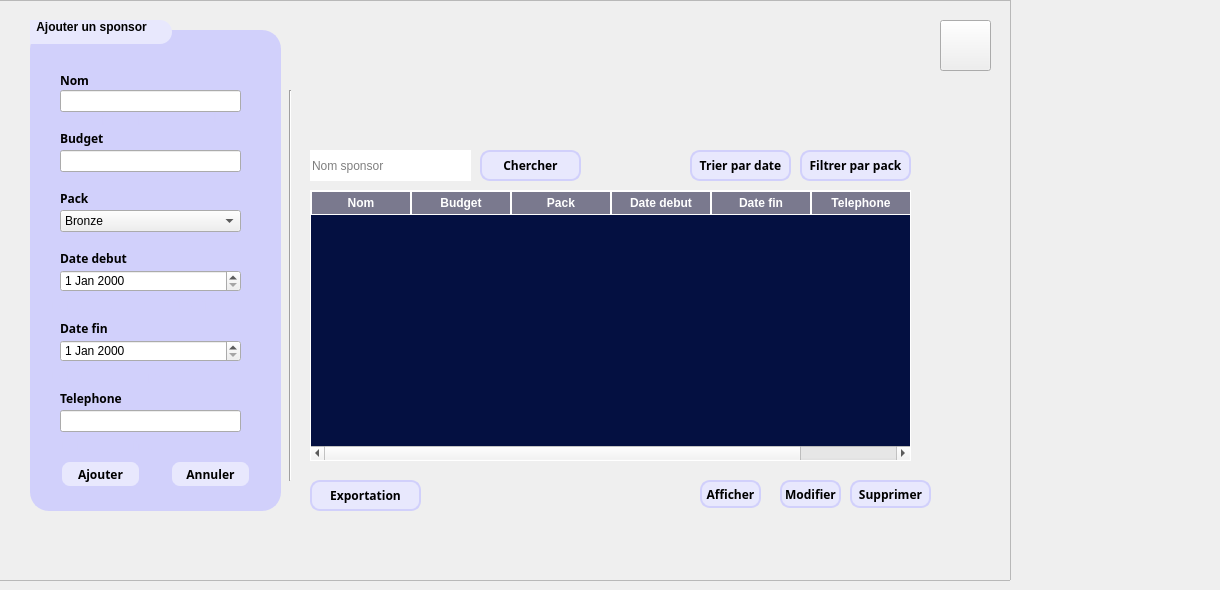
      <widget class="QWidget" name="tab_38">
       <attribute name="title">
        <string>Page</string>
       </attribute>
       <widget class="QTableWidget" name="tableWidget_S">
        <property name="geometry">
         <rect>
          <x>310</x>
          <y>190</y>
          <width>601</width>
          <height>271</height>
         </rect>
        </property>
        <property name="styleSheet">
         <string notr="true">/* Apply styles to the entire QTableWidget */
QTableWidget {
    background-color: #041041; /* Set background color for the entire table */
    color: white; /* Set text color */
    font-family: &quot;Space Grotesk&quot;; /* Set font family */
    border: 1px solid white; /* Set border color for the entire table */
    gridline-color: transparent; /* Remove default grid lines */
}

/* Apply styles to the header items in the QTableWidget */
QHeaderView::section {
    background-color: #7A798E; /* Set background color for header */
    color: white; /* Set text color for header */
    padding: 2px; /* Adjust padding as needed */
    border: 1px solid white; /* Set border color for header */
}

/* Apply styles to the items (cells) in the QTableWidget */
QTableWidget::item {
    padding: 2px; /* Adjust padding as needed */
}

/* Apply styles to horizontal grid lines */
QTableView::item {
    border-top: 1px solid white; /* Set top border color for horizontal lines */
}

/* Apply styles to the top-left corner */
QTableWidget::corner-button {
    border-top: 1px solid white; /* Set top border for the top-left corner */
    border-left: 1px solid white; /* Set left border for the top-left corner */
}

/* Apply font styles */
QTableWidget::item, QHeaderView::section {
    font-family: &quot;Space Grotesk&quot;; /* Set font family */
    font-weight: bold; /* Make the font bold */
}</string>
        </property>
        <column>
         <property name="text">
          <string>Nom</string>
         </property>
        </column>
        <column>
         <property name="text">
          <string>Budget</string>
         </property>
        </column>
        <column>
         <property name="text">
          <string>Pack</string>
         </property>
        </column>
        <column>
         <property name="text">
          <string>Date debut</string>
         </property>
        </column>
        <column>
         <property name="text">
          <string>Date fin</string>
         </property>
        </column>
        <column>
         <property name="text">
          <string>Telephone</string>
         </property>
        </column>
       </widget>
       <widget class="QPushButton" name="PDF">
        <property name="geometry">
         <rect>
          <x>310</x>
          <y>480</y>
          <width>111</width>
          <height>31</height>
         </rect>
        </property>
        <property name="font">
         <font>
          <family>Space Grotesk</family>
          <weight>75</weight>
          <bold>true</bold>
         </font>
        </property>
        <property name="styleSheet">
         <string notr="true">QLabel {
    font-family: &quot;Space Grotesk&quot;;
}
/* Push Button Styling */
QPushButton {
    background-color: #E8E8FD; /* Set the background color for the push button */
    border: 2px solid #D1D0FB; /* Set the border color */
    border-radius: 10px; /* Adjust the radius for the rounded corners */
    color: #000000; /* Set the text color */
    font-family: &quot;Space Grotesk&quot;;

}


</string>
        </property>
        <property name="text">
         <string>Exportation</string>
        </property>
       </widget>
       <widget class="QGroupBox" name="groupBox">
        <property name="geometry">
         <rect>
          <x>30</x>
          <y>20</y>
          <width>251</width>
          <height>491</height>
         </rect>
        </property>
        <property name="font">
         <font>
          <weight>75</weight>
          <bold>true</bold>
         </font>
        </property>
        <property name="autoFillBackground">
         <bool>false</bool>
        </property>
        <property name="styleSheet">
         <string notr="true">/* Group Box Styling */
QGroupBox {
    border: 2px solid #D1D0FB;
    border-radius: 19px; /* Adjust the radius for the desired rounded corners */
    margin-top: 10px;
    background-color: #D1D0FB; /* Set the background color */
}

QGroupBox::title {
    subcontrol-origin: margin;
    subcontrol-position: top left;
    padding: 0 3px;
    color: #000000;
    font-family: &quot;Space Grotesk&quot;;
    font-size: 9pt;
    font-weight: medium;
background-color: #E8E8FD; /* Set the background color for the title bar */
    border-top-left-radius: 19px; /* Adjust the radius for the title bar's top-left corner */
    border-top-right-radius: 19px;
margin-left: -25px; /* Adjust the negative margin to make the title bar extend beyond the left border */
    margin-right: -25px; /* Adjust the negative margin to make the title bar extend beyond the right border */
padding-bottom: 10px; /* Increase the bottom padding to make the title bar wider at the bottom */
border-radius: 12px; /* Adjust the radius for the title bar's corners */


}
 QLabel {
    font-family: &quot;Space Grotesk&quot;;
}</string>
        </property>
        <property name="title">
         <string>  Ajouter un sponsor</string>
        </property>
        <property name="alignment">
         <set>Qt::AlignCenter</set>
        </property>
        <widget class="QLabel" name="label">
         <property name="geometry">
          <rect>
           <x>30</x>
           <y>50</y>
           <width>51</width>
           <height>20</height>
          </rect>
         </property>
         <property name="font">
          <font>
           <family>Space Grotesk</family>
           <weight>75</weight>
           <bold>true</bold>
          </font>
         </property>
         <property name="styleSheet">
          <string notr="true">QLabel {
    font-family: &quot;Space Grotesk&quot;;
}</string>
         </property>
         <property name="text">
          <string>Nom</string>
         </property>
        </widget>
        <widget class="QLabel" name="label_2">
         <property name="geometry">
          <rect>
           <x>30</x>
           <y>110</y>
           <width>56</width>
           <height>16</height>
          </rect>
         </property>
         <property name="font">
          <font>
           <family>Space Grotesk</family>
           <weight>75</weight>
           <bold>true</bold>
          </font>
         </property>
         <property name="styleSheet">
          <string notr="true">QLabel {
    font-family: &quot;Space Grotesk&quot;;
}</string>
         </property>
         <property name="text">
          <string>Budget</string>
         </property>
        </widget>
        <widget class="QLabel" name="label_3">
         <property name="geometry">
          <rect>
           <x>30</x>
           <y>230</y>
           <width>81</width>
           <height>16</height>
          </rect>
         </property>
         <property name="font">
          <font>
           <family>Space Grotesk</family>
           <weight>75</weight>
           <bold>true</bold>
          </font>
         </property>
         <property name="styleSheet">
          <string notr="true">QLabel {
    font-family: &quot;Space Grotesk&quot;;
}</string>
         </property>
         <property name="text">
          <string>Date debut</string>
         </property>
        </widget>
        <widget class="QLineEdit" name="lineEdit_nomS">
         <property name="geometry">
          <rect>
           <x>30</x>
           <y>70</y>
           <width>181</width>
           <height>22</height>
          </rect>
         </property>
        </widget>
        <widget class="QLineEdit" name="lineEdit_budget">
         <property name="geometry">
          <rect>
           <x>30</x>
           <y>130</y>
           <width>181</width>
           <height>22</height>
          </rect>
         </property>
        </widget>
        <widget class="QPushButton" name="pushButton_ajouterS">
         <property name="geometry">
          <rect>
           <x>30</x>
           <y>440</y>
           <width>81</width>
           <height>28</height>
          </rect>
         </property>
         <property name="font">
          <font>
           <family>Space Grotesk</family>
           <weight>75</weight>
           <bold>true</bold>
          </font>
         </property>
         <property name="styleSheet">
          <string notr="true">QLabel {
    font-family: &quot;Space Grotesk&quot;;
}
/* Push Button Styling */
QPushButton {
    background-color: #E8E8FD; /* Set the background color for the push button */
    border: 2px solid #D1D0FB; /* Set the border color */
    border-radius: 10px; /* Adjust the radius for the rounded corners */
    color: #000000; /* Set the text color */
    font-family: &quot;Space Grotesk&quot;;

}


</string>
         </property>
         <property name="text">
          <string>Ajouter</string>
         </property>
        </widget>
        <widget class="QPushButton" name="pushButton_annulerS">
         <property name="geometry">
          <rect>
           <x>140</x>
           <y>440</y>
           <width>81</width>
           <height>28</height>
          </rect>
         </property>
         <property name="font">
          <font>
           <family>Space Grotesk</family>
           <weight>75</weight>
           <bold>true</bold>
          </font>
         </property>
         <property name="styleSheet">
          <string notr="true">QLabel {
    font-family: &quot;Space Grotesk&quot;;
}
/* Push Button Styling */
QPushButton {
    background-color: #E8E8FD; /* Set the background color for the push button */
    border: 2px solid #D1D0FB; /* Set the border color */
    border-radius: 10px; /* Adjust the radius for the rounded corners */
    color: #000000; /* Set the text color */
    font-family: &quot;Space Grotesk&quot;;

}


</string>
         </property>
         <property name="text">
          <string>Annuler</string>
         </property>
        </widget>
        <widget class="QLabel" name="label_4">
         <property name="geometry">
          <rect>
           <x>30</x>
           <y>300</y>
           <width>81</width>
           <height>16</height>
          </rect>
         </property>
         <property name="font">
          <font>
           <family>Space Grotesk</family>
           <weight>75</weight>
           <bold>true</bold>
          </font>
         </property>
         <property name="styleSheet">
          <string notr="true">QLabel {
    font-family: &quot;Space Grotesk&quot;;
}</string>
         </property>
         <property name="text">
          <string>Date fin</string>
         </property>
        </widget>
        <widget class="QLabel" name="label_5">
         <property name="geometry">
          <rect>
           <x>30</x>
           <y>370</y>
           <width>81</width>
           <height>16</height>
          </rect>
         </property>
         <property name="font">
          <font>
           <family>Space Grotesk</family>
           <weight>75</weight>
           <bold>true</bold>
          </font>
         </property>
         <property name="styleSheet">
          <string notr="true">QLabel {
    font-family: &quot;Space Grotesk&quot;;
}</string>
         </property>
         <property name="text">
          <string>Telephone</string>
         </property>
        </widget>
        <widget class="QLineEdit" name="lineEdit_tel">
         <property name="geometry">
          <rect>
           <x>30</x>
           <y>390</y>
           <width>181</width>
           <height>22</height>
          </rect>
         </property>
        </widget>
        <widget class="QDateEdit" name="dateEdit_SD">
         <property name="geometry">
          <rect>
           <x>30</x>
           <y>250</y>
           <width>181</width>
           <height>22</height>
          </rect>
         </property>
         <property name="styleSheet">
          <string notr="true"/>
         </property>
        </widget>
        <widget class="QDateEdit" name="dateEdit_2">
         <property name="geometry">
          <rect>
           <x>30</x>
           <y>320</y>
           <width>181</width>
           <height>22</height>
          </rect>
         </property>
        </widget>
        <widget class="QLabel" name="label_21">
         <property name="geometry">
          <rect>
           <x>30</x>
           <y>170</y>
           <width>56</width>
           <height>16</height>
          </rect>
         </property>
         <property name="font">
          <font>
           <family>Space Grotesk</family>
           <weight>75</weight>
           <bold>true</bold>
          </font>
         </property>
         <property name="styleSheet">
          <string notr="true">QLabel {
    font-family: &quot;Space Grotesk&quot;;
}</string>
         </property>
         <property name="text">
          <string>Pack</string>
         </property>
        </widget>
        <widget class="QComboBox" name="comboBox_pack">
         <property name="geometry">
          <rect>
           <x>30</x>
           <y>190</y>
           <width>181</width>
           <height>22</height>
          </rect>
         </property>
         <property name="styleSheet">
          <string notr="true"/>
         </property>
         <item>
          <property name="text">
           <string>Bronze</string>
          </property>
         </item>
         <item>
          <property name="text">
           <string>Silver</string>
          </property>
         </item>
         <item>
          <property name="text">
           <string>Gold</string>
          </property>
         </item>
        </widget>
        <widget class="QLabel" name="label_NomErrorS">
         <property name="geometry">
          <rect>
           <x>30</x>
           <y>90</y>
           <width>191</width>
           <height>16</height>
          </rect>
         </property>
         <property name="styleSheet">
          <string notr="true">color:#D1D0FB;</string>
         </property>
         <property name="text">
          <string>Ne doit pas dépasser 20 et alpha</string>
         </property>
        </widget>
        <widget class="QLabel" name="label_BudgetError">
         <property name="geometry">
          <rect>
           <x>30</x>
           <y>150</y>
           <width>191</width>
           <height>16</height>
          </rect>
         </property>
         <property name="styleSheet">
          <string notr="true">color:#D1D0FB;</string>
         </property>
         <property name="text">
          <string>Le budget doit etre un chiffre</string>
         </property>
        </widget>
        <widget class="QLabel" name="label_Date2Error">
         <property name="geometry">
          <rect>
           <x>20</x>
           <y>340</y>
           <width>211</width>
           <height>31</height>
          </rect>
         </property>
         <property name="styleSheet">
          <string notr="true">color:#D1D0FB;</string>
         </property>
         <property name="text">
          <string>Doit commencer apres date debut</string>
         </property>
        </widget>
        <widget class="QLabel" name="label_TelError">
         <property name="geometry">
          <rect>
           <x>30</x>
           <y>410</y>
           <width>161</width>
           <height>31</height>
          </rect>
         </property>
         <property name="styleSheet">
          <string notr="true">color:#D1D0FB;</string>
         </property>
         <property name="text">
          <string>Doit etre 8 chiffres</string>
         </property>
        </widget>
        <widget class="QLabel" name="label_DateError">
         <property name="geometry">
          <rect>
           <x>20</x>
           <y>270</y>
           <width>211</width>
           <height>31</height>
          </rect>
         </property>
         <property name="styleSheet">
          <string notr="true">color:#D1D0FB;</string>
         </property>
         <property name="text">
          <string>Doit commencer avant date fin</string>
         </property>
        </widget>
       </widget>
       <widget class="QLineEdit" name="lineEdit_rechercherS">
        <property name="geometry">
         <rect>
          <x>310</x>
          <y>150</y>
          <width>161</width>
          <height>31</height>
         </rect>
        </property>
        <property name="styleSheet">
         <string notr="true">border-radius: 19px; </string>
        </property>
        <property name="placeholderText">
         <string>Nom sponsor</string>
        </property>
       </widget>
       <widget class="QPushButton" name="pushButton_rechercherS">
        <property name="geometry">
         <rect>
          <x>480</x>
          <y>150</y>
          <width>101</width>
          <height>31</height>
         </rect>
        </property>
        <property name="font">
         <font>
          <family>Space Grotesk</family>
          <weight>75</weight>
          <bold>true</bold>
         </font>
        </property>
        <property name="styleSheet">
         <string notr="true">QLabel {
    font-family: &quot;Space Grotesk&quot;;
}
/* Push Button Styling */
QPushButton {
    background-color: #E8E8FD; /* Set the background color for the push button */
    border: 2px solid #D1D0FB; /* Set the border color */
    border-radius: 10px; /* Adjust the radius for the rounded corners */
    color: #000000; /* Set the text color */
    font-family: &quot;Space Grotesk&quot;;

}

QPushButton:hover
{
background : rgb(209, 208, 251);   color: #000000; /* Set the text color */
}

</string>
        </property>
        <property name="text">
         <string>Chercher</string>
        </property>
       </widget>
       <widget class="QPushButton" name="pushButton_trierS">
        <property name="geometry">
         <rect>
          <x>800</x>
          <y>150</y>
          <width>111</width>
          <height>31</height>
         </rect>
        </property>
        <property name="font">
         <font>
          <family>Space Grotesk</family>
          <weight>75</weight>
          <bold>true</bold>
         </font>
        </property>
        <property name="styleSheet">
         <string notr="true">QLabel {
    font-family: &quot;Space Grotesk&quot;;
}
/* Push Button Styling */
QPushButton {
    background-color: #E8E8FD; /* Set the background color for the push button */
    border: 2px solid #D1D0FB; /* Set the border color */
    border-radius: 10px; /* Adjust the radius for the rounded corners */
    color: #000000; /* Set the text color */
    font-family: &quot;Space Grotesk&quot;;

}

QPushButton:hover
{
background : rgb(209, 208, 251);   color: #000000; /* Set the text color */
}

</string>
        </property>
        <property name="text">
         <string>Filtrer par pack</string>
        </property>
       </widget>
       <widget class="Line" name="line">
        <property name="geometry">
         <rect>
          <x>280</x>
          <y>90</y>
          <width>20</width>
          <height>391</height>
         </rect>
        </property>
        <property name="orientation">
         <enum>Qt::Vertical</enum>
        </property>
       </widget>
       <widget class="QLabel" name="label_152">
        <property name="geometry">
         <rect>
          <x>420</x>
          <y>470</y>
          <width>51</width>
          <height>41</height>
         </rect>
        </property>
        <property name="text">
         <string/>
        </property>
        <property name="pixmap">
         <pixmap resource="cap.qrc">:/new/prefix1/cap_rem.png</pixmap>
        </property>
       </widget>
       <widget class="QFrame" name="frame_4">
        <property name="geometry">
         <rect>
          <x>-200</x>
          <y>0</y>
          <width>1211</width>
          <height>581</height>
         </rect>
        </property>
        <property name="styleSheet">
         <string notr="true">background-image:url(:/new/prefix1/background.png)</string>
        </property>
        <property name="frameShape">
         <enum>QFrame::StyledPanel</enum>
        </property>
        <property name="frameShadow">
         <enum>QFrame::Raised</enum>
        </property>
        <widget class="QPushButton" name="pushButton_66">
         <property name="geometry">
          <rect>
           <x>1140</x>
           <y>20</y>
           <width>51</width>
           <height>51</height>
          </rect>
         </property>
         <property name="styleSheet">
          <string notr="true">background : url(:/new/prefix1/logo-removebg-preview (1).png)</string>
         </property>
         <property name="text">
          <string/>
         </property>
        </widget>
        <widget class="QLabel" name="label_42">
         <property name="geometry">
          <rect>
           <x>550</x>
           <y>10</y>
           <width>511</width>
           <height>131</height>
          </rect>
         </property>
         <property name="styleSheet">
          <string notr="true">background-image:url(:/new/prefix1/podcast.png);
border-radius: 19px;</string>
         </property>
         <property name="text">
          <string/>
         </property>
         <property name="pixmap">
          <pixmap>../../copie.png</pixmap>
         </property>
        </widget>
        <widget class="QPushButton" name="pushButton_reset">
         <property name="geometry">
          <rect>
           <x>900</x>
           <y>480</y>
           <width>61</width>
           <height>28</height>
          </rect>
         </property>
         <property name="font">
          <font>
           <family>Space Grotesk</family>
           <weight>75</weight>
           <bold>true</bold>
          </font>
         </property>
         <property name="styleSheet">
          <string notr="true">QLabel {
    font-family: &quot;Space Grotesk&quot;;
}
/* Push Button Styling */
QPushButton {
    background-color: #E8E8FD; /* Set the background color for the push button */
    border: 2px solid #D1D0FB; /* Set the border color */
    border-radius: 10px; /* Adjust the radius for the rounded corners */
    color: #000000; /* Set the text color */
    font-family: &quot;Space Grotesk&quot;;

}


</string>
         </property>
         <property name="text">
          <string>Afficher</string>
         </property>
        </widget>
        <widget class="QPushButton" name="pushButton_modifierS">
         <property name="geometry">
          <rect>
           <x>980</x>
           <y>480</y>
           <width>61</width>
           <height>28</height>
          </rect>
         </property>
         <property name="font">
          <font>
           <family>Space Grotesk</family>
           <weight>75</weight>
           <bold>true</bold>
          </font>
         </property>
         <property name="styleSheet">
          <string notr="true">QLabel {
    font-family: &quot;Space Grotesk&quot;;
}
/* Push Button Styling */
QPushButton {
    background-color: #E8E8FD; /* Set the background color for the push button */
    border: 2px solid #D1D0FB; /* Set the border color */
    border-radius: 10px; /* Adjust the radius for the rounded corners */
    color: #000000; /* Set the text color */
    font-family: &quot;Space Grotesk&quot;;

}


</string>
         </property>
         <property name="text">
          <string>Modifier</string>
         </property>
        </widget>
        <widget class="QPushButton" name="pushButton_supprimerS">
         <property name="geometry">
          <rect>
           <x>1050</x>
           <y>480</y>
           <width>81</width>
           <height>28</height>
          </rect>
         </property>
         <property name="font">
          <font>
           <family>Space Grotesk</family>
           <weight>75</weight>
           <bold>true</bold>
          </font>
         </property>
         <property name="styleSheet">
          <string notr="true">QLabel {
    font-family: &quot;Space Grotesk&quot;;
}
/* Push Button Styling */
QPushButton {
    background-color: #E8E8FD; /* Set the background color for the push button */
    border: 2px solid #D1D0FB; /* Set the border color */
    border-radius: 10px; /* Adjust the radius for the rounded corners */
    color: #000000; /* Set the text color */
    font-family: &quot;Space Grotesk&quot;;

}


</string>
         </property>
         <property name="text">
          <string>Supprimer</string>
         </property>
        </widget>
        <widget class="QPushButton" name="pushButton_trierdateS">
         <property name="geometry">
          <rect>
           <x>890</x>
           <y>150</y>
           <width>101</width>
           <height>31</height>
          </rect>
         </property>
         <property name="font">
          <font>
           <family>Space Grotesk</family>
           <weight>75</weight>
           <bold>true</bold>
          </font>
         </property>
         <property name="styleSheet">
          <string notr="true">QLabel {
    font-family: &quot;Space Grotesk&quot;;
}
/* Push Button Styling */
QPushButton {
    background-color: #E8E8FD; /* Set the background color for the push button */
    border: 2px solid #D1D0FB; /* Set the border color */
    border-radius: 10px; /* Adjust the radius for the rounded corners */
    color: #000000; /* Set the text color */
    font-family: &quot;Space Grotesk&quot;;

}

/* Change the background and border color on hover */
QPushButton:hover {
    background-color: #C7C6FA; /* New background color for hover */
    border: 2px solid #A1A0F5; /* New border color for hover */
    color: #333333; /* Optional: Change the text color on hover */
}
</string>
         </property>
         <property name="text">
          <string>Trier par date</string>
         </property>
        </widget>
       </widget>
       <zorder>frame_4</zorder>
       <zorder>tableWidget_S</zorder>
       <zorder>PDF</zorder>
       <zorder>groupBox</zorder>
       <zorder>lineEdit_rechercherS</zorder>
       <zorder>pushButton_rechercherS</zorder>
       <zorder>pushButton_trierS</zorder>
       <zorder>line</zorder>
       <zorder>label_152</zorder>
      </widget>
